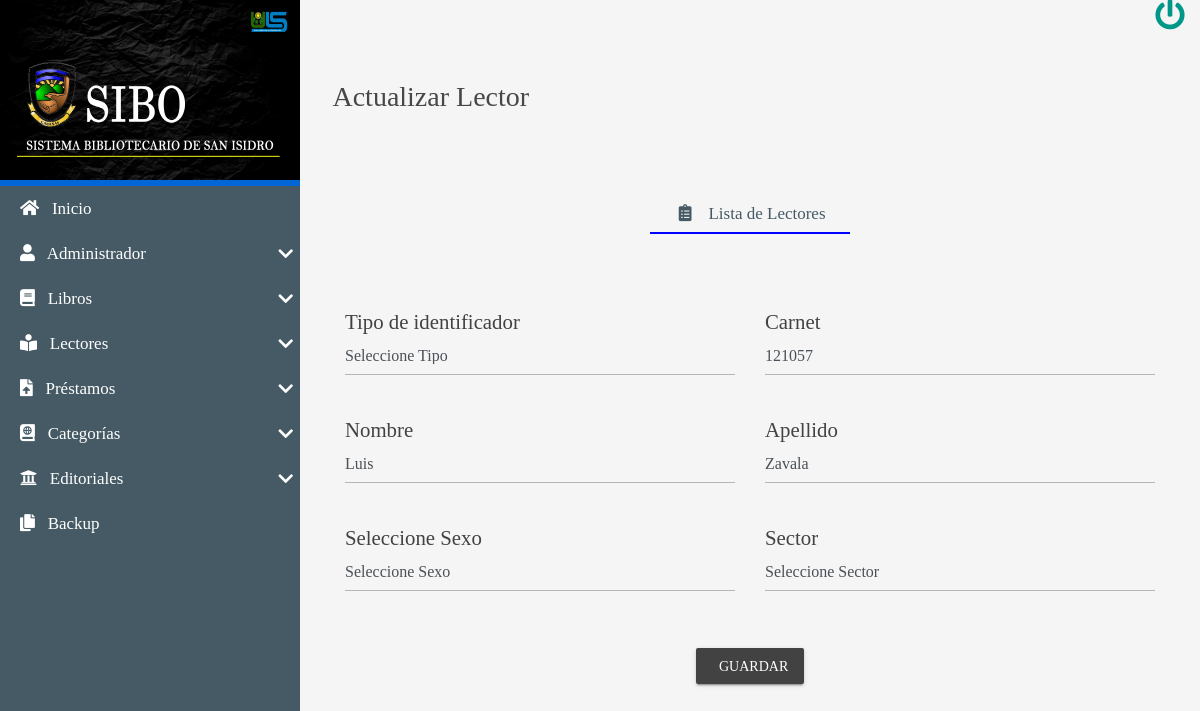
The app's page /CRUD/UPDATE/Update-Reader.php?id=1 (signed in) with its own data.
### tables this page shows
CREATE TABLE `usuarios` (
  `idUsuario` int(8) NOT NULL AUTO_INCREMENT,
  `tipo_identificacion` varchar(15) NOT NULL,
  `carnet` varchar(6) NOT NULL,
  `nombreUs` varchar(250) NOT NULL,
  `apellidoUs` varchar(250) NOT NULL,
  `sexo` varchar(20) NOT NULL,
  `tipoUs` varchar(25) NOT NULL,
  `estatus` int(1) NOT NULL DEFAULT 1,
  PRIMARY KEY (`idUsuario`)
);

### CRUD/UPDATE/Update-Reader.php (the view, shortened to what this page needs)
<?php
include'../../BD/conexionBD.php';
$iduser=$_REQUEST['id'];
$sql=mysqli_query($mysqli,"SELECT * FROM usuarios  where idUsuario=$iduser");
$result_sql=mysqli_num_rows($sql);
if ($result_sql==0) {
   header('Location:../READ/ListaLector.php');
}else{
    while ($data=mysqli_fetch_array($sql)) {
        $carnetu=$data['carnet'];
    	$nombreu=$data['nombreUs'];
    	$apellidou=$data['apellidoUs'];
    }
}
 ?>
<html lang="es">
<head>
	<?php
	include'../../INCLUDES/link2.php';
	?>
</head>
<body>
	<main class="full-box main-container">
		<section class="full-box nav-lateral">
            <div class="full-box nav-lateral-content">
                                  <img src="../../assets/img/LOGO.png" height="180px" width="300px">
                <div class="full-box nav-lateral-bar"></div>
            <div class="full-box nav-lateral-bar"></div>
                <nav class="full-box nav-lateral-menu">
                      <ul>
                        <li>
                        <a href="../../system/index.php"><i class="fas fa-home"></i>
                        &nbsp; Inicio</a>
                        </li>
                    <?php
                    if ($_SESSION['rol'] <2) {
                        ?>
                            <li>
                            <a href="#" class="nav-btn-submenu"><i class="fas fa-user"></i>
                            &nbsp; Administrador <i class="fas fa-chevron-down"></i></a>
                        </li>
                     <?php } ?>
                        <li>
                            <a href="#" class="nav-btn-submenu"><i class="fas fa-book"></i>
                            &nbsp; Libros <i class="fas fa-chevron-down"></i></a>
                        </li>
                         <?php
                    if ($_SESSION['rol'] <=2) {
                        ?>
                    <li>
                            <a href="#" class="nav-btn-submenu"><i class="fas fa-book-reader"></i>
                             &nbsp; Lectores <i class="fas fa-chevron-down"></i></a>
                        </li>
                        <li>
                            <a href="#" class="nav-btn-submenu"><i class="fas fa-file-upload"></i>
                               &nbsp; Préstamos <i class="fas fa-chevron-down"></i></a>
                        </li>
                         <?php } ?>
                        <li>
                            <a href="#" class="nav-btn-submenu"><i class="fas fa-atlas"></i>
                             &nbsp; Categorías <i class="fas fa-chevron-down"></i></a>
                        </li>
                        <li>
                            <a href="#" class="nav-btn-submenu"><i class="fas fa-university"></i>
                             &nbsp; Editoriales <i class="fas fa-chevron-down"></i></a>
                        </li>
                         <?php
                    if ($_SESSION['rol'] <2) {
                        ?>
                     <li>
                        <a href="../../backupDB/descarga.php"><i class="fas fa-copy"></i>
                        &nbsp; Backup</a>
                        </li>
                         <?php } ?>
                    </ul>
                </nav>
            </div>
        </section>
		<section class="full-box page-content">
			<nav class="full-box navbar-info">
				<a href="../../system/salir.php" class="btn-exit">
					<i class="fas fa-power-off"></i>
				</a>
			</nav>
			<div class="full-box page-header">
				<h3 class="text-left">
					 &nbsp; Actualizar Lector
				</h3>
			</div>
			<div class="container-fluid">
				<ul class="full-box list-unstyled page-nav-tabs">
					<li>
						<a href="../READ/ListaLector.php" style="border-color: blue;"><i class="fas fa-clipboard-list fa-fw"></i> &nbsp; Lista de Lectores</a>
					</li>
				</ul>
			</div>
			<div class="container-fluid">
				 <form action="" class="form-neon needs-validation" method="POST">
                    <fieldset>
                        <div class="container-fluid">
                            <div class="row">
                                <div class="col-12 col-md-6">
                                <div class="form-group">
                                    <label for="sexo" class="bmd-label text-dark">Tipo de identificador</label><br>
                                    <select pattern="[a-zA-ZáéíóúÁÉÍÓÚñÑ ]{1,40}" class="form-control" name="tipo" id="sexo" required>
                                        <option value="" disabled="" selected="">Seleccione Tipo</option>
                                    </select>
                                </div>
                            </div>
                                <div class="col-8 col-md-6">
								<div class="form-group">
									<label for="nombreUs" class="bmd-label text-dark">Carnet</label><br>
									<input type="text" pattern="[a-zA-ZáéíóúÁÉÍÓÚñÑ 0-9 ]{1,40}" class="form-control" name="carnet" id="nombreUs" value="<?php echo $carnetu; ?>"  required>
								</div>
							</div>
							<div class="col-12 col-md-6">
								<div class="form-group">
									<label for="nombreUs" class="bmd-label text-dark">Nombre</label><br>
									<input type="text" pattern="[a-zA-ZáéíóúÁÉÍÓÚñÑ ]{1,40}" class="form-control" name="nombreUs" id="nombreUs" value="<?php echo $nombreu; ?>"  required>
								</div>
							</div>
							<div class="col-12 col-md-6">
								<div class="form-group">
									<label for="apellidoUs" class="bmd-label text-dark">Apellido</label><br>
									<input type="text" pattern="[a-zA-ZáéíóúÁÉÍÓÚñÑ ]{1,40}" class="form-control" name="apellidoUs" id="apellidoUs" value="<?php echo $apellidou; ?>" required>
								</div>
							</div>
							<div class="col-12 col-md-6">
								<div class="form-group">
									<label for="sexo" class="bmd-label text-dark">Seleccione Sexo</label><br>
									<select pattern="[a-zA-ZáéíóúÁÉÍÓÚñÑ ]{1,40}" class="form-control" name="sexo" id="sexo" required>
										<option value="" disabled="" selected="">Seleccione Sexo</option>
									</select>
								</div>
							</div>
							<div class="col-12 col-md-6">
								<div class="form-group">
									<label for="tipoUs" class="bmd-label text-dark">Sector</label><br>
									<select pattern="[a-zA-Z0-9áéíóúÁÉÍÓÚñÑ#- ]{1,150}" class="form-control" name="tipoUs" id="tipoUs" required>
										<option value="" disabled="" selected="">Seleccione Sector</option>
									</select>
								</div>
							</div>
                                </div>
                            </div>
                    </fieldset>
                    <p class="text-center" style="margin-top: 40px;">
                   <button type="submit" class="btn btn-raised btn btn-dark"> &nbsp; GUARDAR</button>
                    </p>
                </form>
			</div>
		</section>
	</main>
</body>
</html>

### css/all.css (style rules this page uses)
.fa, .fas, .far, .fal, .fab { -moz-osx-font-smoothing: grayscale; -webkit-font-smoothing: antialiased; display: inline-block; font-style: normal; font-variant: normal; text-rendering: auto; line-height: 1; }
.fa-fw { text-align: center; width: 1.25em; }
.fa-atlas:before { content: "\f558"; }
.fa-book:before { content: "\f02d"; }
.fa-book-reader:before { content: "\f5da"; }
.fa-chevron-down:before { content: "\f078"; }
.fa-clipboard-list:before { content: "\f46d"; }
.fa-copy:before { content: "\f0c5"; }
.fa-file-upload:before { content: "\f574"; }
.fa-home:before { content: "\f015"; }
.fa-power-off:before { content: "\f011"; }
.fa-university:before { content: "\f19c"; }
.fa-user:before { content: "\f007"; }
.fa, .fas { font-family: 'Font Awesome 5 Free'; font-weight: 900; }

### css/style.css (style rules this page uses)
:root { --color-one: #F5F5F5; --color-two: #24292E; --color-three: #687279; --color-three: #0366D6; --form-color: #14111A; --accent-color: #3f4340; --accent-color: #455A64; --border-color: #a2e8c5; }
body,html { font-family: 'roboto_condensed_light'; width: 100vw; height: 100vh; background-color: var(--color-one); color: rgba(0, 0, 0, 0.71); font-size: 16px; }
.full-box { margin: 0; padding: 0; box-sizing: border-box; width: 100%; }
.form-neon { padding: 15px; }
.page-header { padding: 30px 20px 60px 20px; }
.page-header > :nth-child(1) { padding-bottom: 7px; }
.page-nav-tabs { display: flex; justify-content: center; flex-wrap: wrap; margin-bottom: 30px; }
.page-nav-tabs li, .page-nav-tabs li a { height: 40px; line-height: 40px; }
.page-nav-tabs li { margin: 5px 20px; }
.page-nav-tabs li a { color: var(--accent-color); font-size: 17px; min-width: 200px; width: auto; display: block; text-align: center; user-select: none; transition: all .2s ease-in-out; border-bottom: 2px solid transparent; }
.main-container { height: 100%; position: absolute; top: 0; left: 0; overflow: hidden; }
.page-content, .nav-lateral { height: 100%; overflow: hidden; }
.page-content { position: relative; padding-left: 300px; transition: all .2s ease-in-out; padding-bottom: 20px; }
.nav-lateral { width: 300px; position: absolute; top: 0; left: 0; z-index: 1; transition: all .2s ease-in-out; background-position: center center; background-size: cover; }
.nav-lateral-content { max-width: 300px; height: 100%; background-color: #455A64; }
.nav-lateral-bar { height: 3px; background-color: var(--color-three); }
.nav-lateral-menu { height: auto; }
.nav-lateral-menu ul { margin: 0; padding: 0; list-style: none; }
.nav-lateral-menu ul li { width: 100%; height: auto; }
.nav-lateral-menu ul li a { display: block; width: 100%; height: 45px; line-height: 45px; text-decoration: none; color: #FFF; font-size: 17px; box-sizing: border-box; padding-left: 20px; transition: all .2s ease-in-out; }
.nav-lateral-menu .fa-chevron-down, .nav-lateral-menu .fa-chevron-up { float: right; height: 45px; line-height: 45px; margin-right: 7px; transition: all .2s ease-in-out; }
.navbar-info { height: 50px; text-align: right; padding-right: 10px; color: aliceblue; }
.navbar-info a { height: 50px; min-width: 40px; text-align: center; line-height: 50px; display: inline-block; transition: all .2s ease-out; user-select: none; font-size: 30px; }

### records on screen
usuarios: carnet "121057", nombreUs "Luis", apellidoUs "Zavala"
